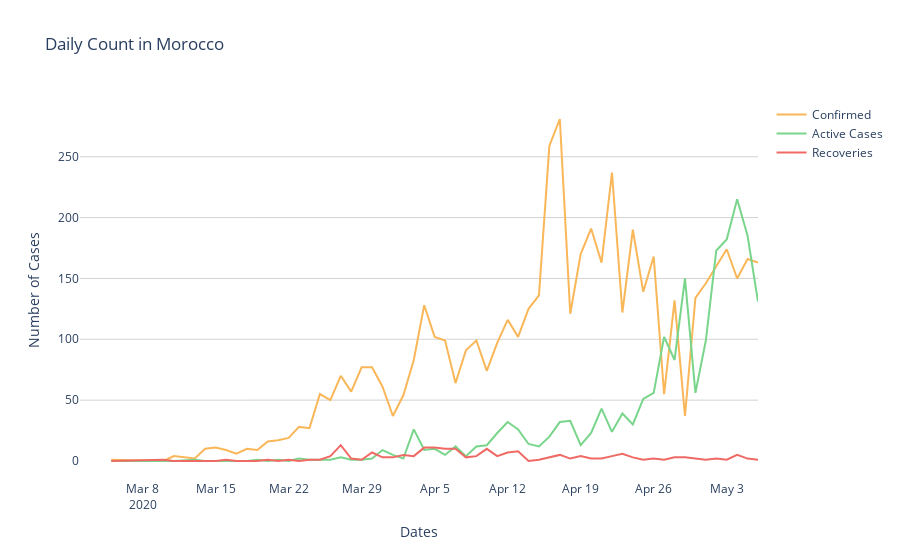

Notebook code cell kept with this figure:
### Code cell
fig = go.Figure()
fig.layout.hovermode = 'x unified'

fig.add_trace(go.Scatter(x=states['Dates / التواريخ'], y=daily_cases, name='Confirmed', mode='lines', line=dict(color='rgb(249, 183, 89)'))
)
fig.add_trace(go.Scatter(x=states['Dates / التواريخ'], y=daily_recovery, name='Active Cases', mode='lines', line=dict(color='rgb(121, 213, 139)'))
)
fig.add_trace(go.Scatter(x=states['Dates / التواريخ'], y=daily_death, name='Recoveries', mode='lines', line=dict(color='rgb(239, 106, 100)'))
)

fig.update_layout(
    title='Daily Count in Morocco', 
    xaxis=dict(
        showgrid=False,
        title='Dates'
    ),
    yaxis=dict(
        gridcolor='LightGrey',
        title='Number of Cases'
    ),
    plot_bgcolor='white'
    
)
fig.show()
